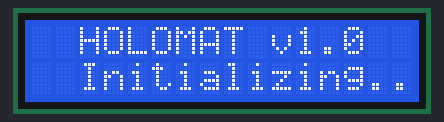
A sketch run on a simulated Arduino Uno, built with avr-gcc and run on an emulated ATmega328P. Parts: 16×2 character LCD. What the sketch prints to the serial monitor is not drawn.

Above: at 0.2 s.
At 3.1 s:
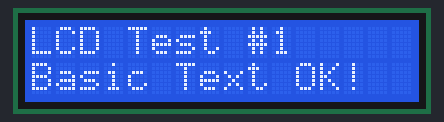
At 6.1 s:
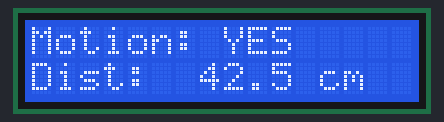
At 9.1 s:
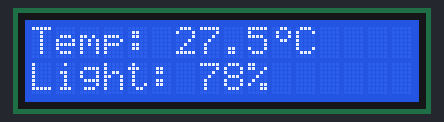
At 12.1 s:
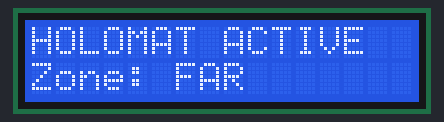
At 15.1 s:
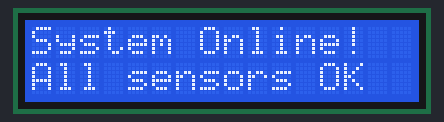

Measured:
- by itself, everything shown: repeats every 15.0 s, in 5 steps
- what the display in image 1 shows lasts 3.0 s, from 3.0 s to 6.0 s

The sketch:

lcd_test.ino
```cpp
/*
  ============================================================
  HoloMat - I2C LCD Display Test
  ============================================================

  REQUIRED LIBRARY:
  In Arduino IDE → Sketch → Include Library → Manage Libraries
  Search: "LiquidCrystal I2C" by Frank de Brabander → Install

  WIRING:
  ┌──────────────┬───────────────┐
  │ LCD I2C Pin  │ Arduino Pin   │
  ├──────────────┼───────────────┤
  │ VCC          │ 5V            │
  │ GND          │ GND           │
  │ SDA          │ A4            │
  │ SCL          │ A5            │
  └──────────────┴───────────────┘

  ⚠️  BEFORE RUNNING THIS:
  Run i2c_scanner.ino first to find your LCD I2C address.
  Then set it in the LCD_ADDRESS variable below.
  Common addresses: 0x27 (most common) or 0x3F

  WHAT THIS SKETCH DOES:
  - Tests LCD by cycling through display content every 3 seconds
  - Scrolls text, shows sensor placeholders
  - Verifies your LCD is working correctly before integration
*/

#include <Wire.h>
#include <LiquidCrystal_I2C.h>

// ⚠️ SET YOUR LCD ADDRESS HERE (run i2c_scanner.ino first)
#define LCD_ADDRESS 0x27  // Change to 0x3F if 0x27 doesn't work

// Set LCD size: (address, columns, rows)
// For 16x2 LCD: LiquidCrystal_I2C lcd(LCD_ADDRESS, 16, 2)
// For 20x4 LCD: LiquidCrystal_I2C lcd(LCD_ADDRESS, 20, 4)
LiquidCrystal_I2C lcd(LCD_ADDRESS, 16, 2);

int testStep = 0;
unsigned long lastTestTime = 0;
const unsigned long TEST_INTERVAL = 3000; // Show each test for 3 seconds

// Custom degree symbol for temperature display
byte degreeSymbol[8] = {
  0b00110,
  0b01001,
  0b01001,
  0b00110,
  0b00000,
  0b00000,
  0b00000,
  0b00000
};

void setup() {
  Serial.begin(115200);

  // Initialize LCD
  lcd.init();
  lcd.backlight(); // Turn on backlight
  lcd.createChar(0, degreeSymbol); // Register custom degree symbol

  Serial.println("=== HoloMat LCD Display Test ===");
  Serial.println("You should see messages on your LCD.");
  Serial.println("If screen is blank, try adjusting the contrast");
  Serial.println("  potentiometer on the back of the I2C module.");
  Serial.println("---");

  // Show boot message
  lcd.setCursor(0, 0);
  lcd.print("  HOLOMAT v1.0  ");
  lcd.setCursor(0, 1);
  lcd.print("  Initializing..");
  delay(2000);
}

void loop() {
  unsigned long now = millis();

  if (now - lastTestTime >= TEST_INTERVAL) {
    lastTestTime = now;
    lcd.clear();

    switch (testStep) {
      case 0:
        // Test 1: Basic text
        lcd.setCursor(0, 0);
        lcd.print("LCD Test #1");
        lcd.setCursor(0, 1);
        lcd.print("Basic Text OK!");
        Serial.println("Test 1: Basic text display");
        break;

      case 1:
        // Test 2: Simulate sensor data
        lcd.setCursor(0, 0);
        lcd.print("Motion: YES");
        lcd.setCursor(0, 1);
        lcd.print("Dist:  42.5 cm");
        Serial.println("Test 2: Sensor data display");
        break;

      case 2:
        // Test 3: Numbers and special char
        lcd.setCursor(0, 0);
        lcd.print("Temp: 27.5");
        lcd.write(0); // Print degree symbol
        lcd.print("C");
        lcd.setCursor(0, 1);
        lcd.print("Light: 78%");
        Serial.println("Test 3: Numbers + special char");
        break;

      case 3:
        // Test 4: HoloMat status screen
        lcd.setCursor(0, 0);
        lcd.print("HOLOMAT ACTIVE");
        lcd.setCursor(0, 1);
        lcd.print("Zone: FAR      ");
        Serial.println("Test 4: HoloMat status screen");
        break;

      case 4:
        // Test 5: Scrolling text simulation
        lcd.setCursor(0, 0);
        lcd.print("System Online!");
        lcd.setCursor(0, 1);
        lcd.print("All sensors OK");
        Serial.println("Test 5: All sensors OK message");
        testStep = -1; // Will be incremented to 0 → loop
        break;
    }

    testStep++;
  }
}
```
